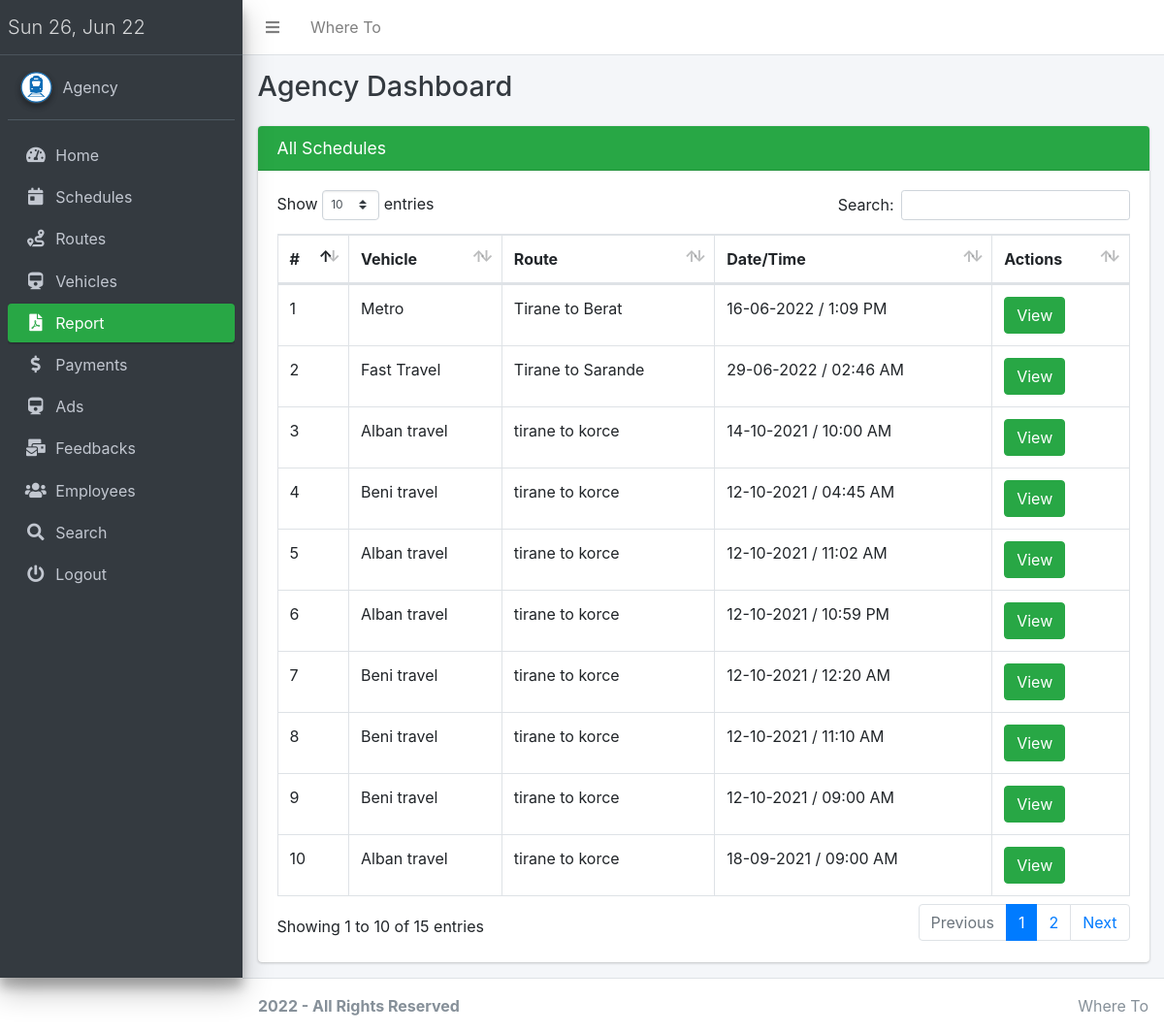
The app's page /pro/agency.php?page=report (signed in) with its own data.
### tables this page shows
CREATE TABLE `schedule` (
  `id` int(11) NOT NULL,
  `agency_id` int(11) NOT NULL,
  `train_id` int(11) NOT NULL,
  `route_id` int(11) NOT NULL,
  `date` varchar(30) NOT NULL,
  `time` varchar(10) NOT NULL,
  `first_fee` float NOT NULL,
  `second_fee` float NOT NULL
);

CREATE TABLE `train` (
  `id` int(11) NOT NULL,
  `agency_id` int(11) NOT NULL,
  `name` varchar(80) NOT NULL,
  `first_seat` int(11) NOT NULL,
  `second_seat` int(11) NOT NULL
);

CREATE TABLE `route` (
  `id` int(11) NOT NULL,
  `agency_id` int(11) NOT NULL,
  `start` varchar(100) NOT NULL,
  `stop` varchar(100) NOT NULL
);

### pro/agency_session.php (called while the page is built, shortened)
<?php
  $agency_id = $_SESSION['agency'];
  ?>

### conn.php (called while the page is built, shortened)
<?php
function connect()
{
    $conn = new mysqli("localhost", "root", "", "otrsphp");
    return $conn;
}
?>

### constants.php (called while the page is built, shortened)
<?php
function getRoutePath($id)
{
    $val = connect()->query("SELECT * FROM route WHERE id = '$id'")->fetch_assoc();
    return $val['start'] . " to " . $val['stop'];
}
function formatTime($time)
{
    $time = explode(":", $time);
    if ($time[0] > 12) {
        $string = ($time[0] - 12) . ":" . $time[1] . " PM";
    } else {
        $string = ($time[0]) . ":" . $time[1] . " AM";
    }
    return $string;
}
function getTrainName($id)
{
    $val = connect()->query("SELECT name FROM train WHERE id = '$id'")->fetch_assoc();
    return $val['name'];
}

### pro/agency/report.php (the view, shortened to what this page needs)
<div class="content">
    <section class="content">
        <div class="container-fluid">
            <div class="row">
                <div class="col-sm-12">
                    <div class="card card-success">
                        <div class="card-header">
                            <h3 class="card-title">
                                All Schedules</h3>
                        </div>
                        <div class="card-body">
                            <div class="table-responsive">
                                <table style="width: 100%;" id="example1" style="align-items: stretch;"
                                    class="table table-hover table-bordered">
                                    <thead>
                                        <tr>
                                            <th>#</th>
                                            <th>Vehicle</th>
                                            <th>Route</th>
                                            <th>Date/Time</th>
                                            <th>Actions</th>
                                        </tr>
                                    </thead>
                                    <tbody>
                                        <?php
                                        $row = $conn->query("SELECT * FROM schedule where agency_id = $agency_id ORDER BY id DESC");
                                        $sn = 0;
                                        while ($fetch = $row->fetch_assoc()) {
                                            $id = $fetch['id']; ?><tr>
                                            <td><?php echo ++$sn; ?></td>
                                            <td><?php echo getTrainName($fetch['train_id']); ?></td>
                                            <td><?php echo getRoutePath($fetch['route_id']);
                                                    $fullname = " Schedule" ?></td>
                                            <td><?php echo $fetch['date'], " / ", formatTime($fetch['time']); ?></td>
                                            <td>
                                            <form method="POST">
                                                    <button type="submit" class="btn btn-success" name="view" data-target="#view<?php echo $id ?>">
                                                        View
                                                    </button>
                                            </form>
                                            </td>
                                        </tr>
                                        <?php
                                        }
                                        ?>
                                    </tbody>
                                </table>
                            </div>
                        </div>
                    </div>
                </div>
            </div>
        </div>
</div>
</div>
</div>

### records on screen
schedule: train.name "Metro", route.stop "Tirane to Berat", date "16-06-2022", time "1:09 PM"
schedule: train.name "Fast Travel", route.stop "Tirane to Sarande", date "29-06-2022", time "02:46 AM"
schedule: train.name "Alban travel", route.stop "tirane to korce", date "14-10-2021", time "10:00 AM"
schedule: train.name "Beni travel", route.stop "tirane to korce", date "12-10-2021", time "04:45 AM"
schedule: train.name "Alban travel", route.stop "tirane to korce", date "12-10-2021", time "11:02 AM"
schedule: train.name "Alban travel", route.stop "tirane to korce", date "12-10-2021", time "10:59 PM"
schedule: train.name "Beni travel", route.stop "tirane to korce", date "12-10-2021", time "12:20 AM"
schedule: train.name "Beni travel", route.stop "tirane to korce", date "12-10-2021", time "11:10 AM"
schedule: train.name "Beni travel", route.stop "tirane to korce", date "12-10-2021", time "09:00 AM"
schedule: train.name "Alban travel", route.stop "tirane to korce", date "18-09-2021", time "09:00 AM"

### other values on screen
SITE_NAME "Where To"
